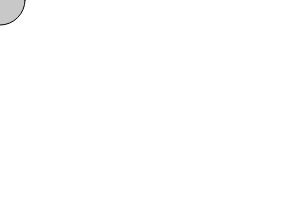
Frame 1 (no input)
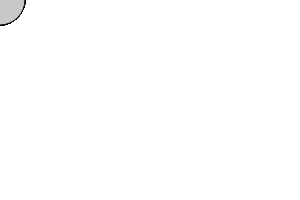
Frame 60 (no input)
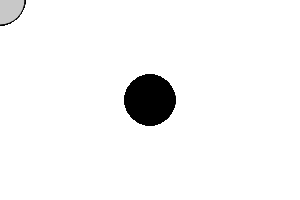
Frame 120 (the mouse pressed at the canvas centre since frame 60)

The p5.js sketch that drew these frames (run headless with seeded random() and noise() and a simulated clock; from frame 60 on, the mouse is pressed at the canvas centre):

// p5.js sketch
// ── sketch.js
function setup() {
  createCanvas(300,200);
}

function draw() {
  if (mouseIsPressed) {
    fill(0);
  } else {
    fill(200);
  }
  ellipse(mouseX,mouseY,50,50);
  }
